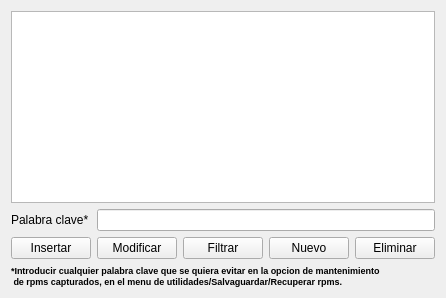
     <widget class="QWidget" name="tab_8">
      <attribute name="icon">
       <iconset resource="recoverdrake.qrc">
        <normaloff>:/Imagenes/embudo.png</normaloff>:/Imagenes/embudo.png</iconset>
      </attribute>
      <attribute name="title">
       <string>Palabras clave</string>
      </attribute>
      <layout class="QGridLayout" name="gridLayout_28">
       <item row="2" column="1">
        <widget class="QPushButton" name="pushButton_6">
         <property name="text">
          <string>Modificar</string>
         </property>
         <property name="icon">
          <iconset resource="recoverdrake.qrc">
           <normaloff>:/Imagenes/sustituir.png</normaloff>:/Imagenes/sustituir.png</iconset>
         </property>
         <property name="iconSize">
          <size>
           <width>25</width>
           <height>25</height>
          </size>
         </property>
        </widget>
       </item>
       <item row="1" column="0">
        <widget class="QLabel" name="label_118">
         <property name="text">
          <string>Palabra clave*</string>
         </property>
        </widget>
       </item>
       <item row="2" column="4">
        <widget class="QPushButton" name="pushButton_5">
         <property name="text">
          <string>Eliminar</string>
         </property>
         <property name="icon">
          <iconset resource="recoverdrake.qrc">
           <normaloff>:/Imagenes/bad.png</normaloff>:/Imagenes/bad.png</iconset>
         </property>
         <property name="iconSize">
          <size>
           <width>25</width>
           <height>25</height>
          </size>
         </property>
        </widget>
       </item>
       <item row="3" column="0" colspan="5">
        <widget class="QLabel" name="label_117">
         <property name="font">
          <font>
           <pointsize>7</pointsize>
           <weight>75</weight>
           <bold>true</bold>
          </font>
         </property>
         <property name="text">
          <string>&lt;!DOCTYPE HTML PUBLIC &quot;-//W3C//DTD HTML 4.0//EN&quot; &quot;http://www.w3.org/TR/REC-html40/strict.dtd&quot;&gt;
&lt;html&gt;&lt;head&gt;&lt;meta name=&quot;qrichtext&quot; content=&quot;1&quot; /&gt;&lt;style type=&quot;text/css&quot;&gt;
p, li { white-space: pre-wrap; }
&lt;/style&gt;&lt;/head&gt;&lt;body style=&quot; font-family:'Sans Serif'; font-size:7pt; font-weight:600; font-style:normal;&quot;&gt;
&lt;p align=&quot;justify&quot; style=&quot; margin-top:0px; margin-bottom:0px; margin-left:0px; margin-right:0px; -qt-block-indent:0; text-indent:0px;&quot;&gt;*Introducir cualquier palabra clave que se quiera evitar en la opcion de mantenimiento&lt;/p&gt;
&lt;p align=&quot;justify&quot; style=&quot; margin-top:0px; margin-bottom:0px; margin-left:0px; margin-right:0px; -qt-block-indent:0; text-indent:0px;&quot;&gt; de rpms capturados, en el menu de utilidades/Salvaguardar/Recuperar rpms.&lt;/p&gt;&lt;/body&gt;&lt;/html&gt;</string>
         </property>
         <property name="alignment">
          <set>Qt::AlignLeading|Qt::AlignLeft|Qt::AlignTop</set>
         </property>
        </widget>
       </item>
       <item row="1" column="1" colspan="4">
        <widget class="QLineEdit" name="lineEdit_7"/>
       </item>
       <item row="2" column="0">
        <widget class="QPushButton" name="pushButton_4">
         <property name="text">
          <string>Insertar</string>
         </property>
         <property name="icon">
          <iconset resource="recoverdrake.qrc">
           <normaloff>:/Imagenes/good.png</normaloff>:/Imagenes/good.png</iconset>
         </property>
         <property name="iconSize">
          <size>
           <width>25</width>
           <height>25</height>
          </size>
         </property>
        </widget>
       </item>
       <item row="2" column="2">
        <widget class="QPushButton" name="pushButton_7">
         <property name="text">
          <string>Filtrar</string>
         </property>
         <property name="icon">
          <iconset resource="recoverdrake.qrc">
           <normaloff>:/Imagenes/embudo.png</normaloff>:/Imagenes/embudo.png</iconset>
         </property>
         <property name="iconSize">
          <size>
           <width>25</width>
           <height>25</height>
          </size>
         </property>
        </widget>
       </item>
       <item row="0" column="0" colspan="5">
        <widget class="QTableView" name="tableView">
         <property name="alternatingRowColors">
          <bool>true</bool>
         </property>
        </widget>
       </item>
       <item row="2" column="3">
        <widget class="QPushButton" name="pushButton_8">
         <property name="text">
          <string>Nuevo</string>
         </property>
         <property name="icon">
          <iconset resource="recoverdrake.qrc">
           <normaloff>:/Imagenes/borrar.png</normaloff>:/Imagenes/borrar.png</iconset>
         </property>
         <property name="iconSize">
          <size>
           <width>25</width>
           <height>25</height>
          </size>
         </property>
        </widget>
       </item>
      </layout>
     </widget>
